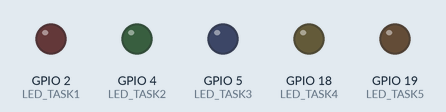
The sketch below on a simulated ESP32. Parts: output pins drawn as LEDs (lit = HIGH). What the sketch prints to the serial monitor is not drawn.

Above: at 0.0 s.
Timing chart, 0 to 41.2 s (numbered marks = the images above):
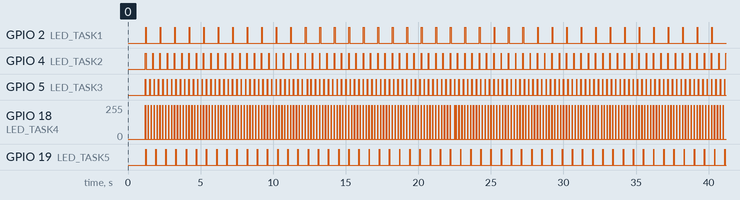

The sketch:

esp32_freertos_wokwi.ino
```cpp
// ========================================
// INCLUDES
// ========================================
#include <Arduino.h>

// ========================================
// CONFIGURAÇÕES
// ========================================

// LEDs (pinos do Wokwi)
#define LED_TASK1 2   // Vermelho
#define LED_TASK2 4   // Verde
#define LED_TASK3 5   // Azul
#define LED_TASK4 18  // Amarelo
#define LED_TASK5 19  // Laranja

// Períodos e tempos de trabalho esperados (ms)
const uint32_t TASK_PERIOD_MS[6] = {0, 1000, 500, 300, 200, 700};
const uint32_t TASK_BASE_WORK_MS[6] = {0, 50, 30, 20, 10, 25};

// Debug e Logging
#define DEBUG_SERIAL true
#define SERIAL_BAUD 115200
#define LOG_EVENTS true

// Tempo de execução para coleta de dados (segundos)
#define RUN_TIME_SEC 60

// ========================================
// ESTRUTURA DE EVENTOS (para análise)
// ========================================
#if LOG_EVENTS
struct EventLog {
  uint32_t timestamp_us;
  uint8_t task_id;
  char event_type;  // 'S' = Start, 'E' = End, 'P' = Preempted
};

const int MAX_EVENTS = 5000;
EventLog events[MAX_EVENTS];
int event_count = 0;
bool logging_enabled = true;

void logEvent(uint8_t task_id, char event_type) {
  if (logging_enabled && event_count < MAX_EVENTS) {
    events[event_count].timestamp_us = micros();
    events[event_count].task_id = task_id;
    events[event_count].event_type = event_type;
    event_count++;
  }
}
#else
void logEvent(uint8_t task_id, char event_type) {}  // No-op
#endif

// ========================================
// HANDLES DAS TAREFAS
// ========================================
TaskHandle_t Task1Handle = NULL;
TaskHandle_t Task2Handle = NULL;
TaskHandle_t Task3Handle = NULL;
TaskHandle_t Task4Handle = NULL;
TaskHandle_t Task5Handle = NULL;

// ========================================
// ESTATÍSTICAS
// ========================================
struct TaskStats {
  uint32_t executions;
  uint32_t total_time_us;
  uint32_t min_time_us;
  uint32_t max_time_us;
};

TaskStats stats[6];  // 0 = não usado, 1-5 = tasks

// ========================================
// PROTÓTIPOS
// ========================================
void Task1(void *pvParameters);
void Task2(void *pvParameters);
void Task3(void *pvParameters);
void Task4(void *pvParameters);
void Task5(void *pvParameters);
void MonitorTask(void *pvParameters);
void updateStats(uint8_t task_id, uint32_t execution_time_us);
void printStatistics();
void printEventLog();
void simulateWork(uint32_t durationMs);

// ========================================
// SETUP
// ========================================
void setup() {
  Serial.begin(SERIAL_BAUD);
  delay(1000);

  Serial.println(F("\n\n╔══════════════════════════════════════════════════════════╗"));
  Serial.println(F("║       PROJETO SOTR - ESP32 + FreeRTOS + Wokwi          ║"));
  Serial.println(F("║       Demonstração de Escalonamento Preemptivo         ║"));
  Serial.println(F("╚══════════════════════════════════════════════════════════╝\n"));

  // Inicializar estatísticas
  for (int i = 1; i <= 5; i++) {
    stats[i].executions = 0;
    stats[i].total_time_us = 0;
    stats[i].min_time_us = UINT32_MAX;
    stats[i].max_time_us = 0;
  }

  // Configurar GPIOs
  pinMode(LED_TASK1, OUTPUT);
  pinMode(LED_TASK2, OUTPUT);
  pinMode(LED_TASK3, OUTPUT);
  pinMode(LED_TASK4, OUTPUT);
  pinMode(LED_TASK5, OUTPUT);

  Serial.println(F("✓ GPIOs configurados"));

  // Informações do sistema
  Serial.println(F("\n─── Informações do Sistema ───"));
  Serial.printf("CPU Frequency: %d MHz\n", getCpuFrequencyMhz());
  Serial.printf("Free Heap: %d bytes\n", ESP.getFreeHeap());
  Serial.printf("Tempo de Coleta: %d segundos\n", RUN_TIME_SEC);

  Serial.println(F("\n─── Configuração das Tarefas ───"));
  Serial.println(F("┌──────┬────────────┬──────────┬──────────────┬─────┐"));
  Serial.println(F("│ Task │ Prioridade │ Período  │ Exec. Tempo  │ LED │"));
  Serial.println(F("├──────┼────────────┼──────────┼──────────────┼─────┤"));
  Serial.printf("│  T1  │  1 (Baixa) │ %4lums   │    ~%2lums     │ 🔴  │\n", TASK_PERIOD_MS[1], TASK_BASE_WORK_MS[1]);
  Serial.printf("│  T2  │  2 (Média) │  %3lums   │    ~%2lums     │ 🟢  │\n", TASK_PERIOD_MS[2], TASK_BASE_WORK_MS[2]);
  Serial.printf("│  T3  │  3 (Alta)  │  %3lums   │    ~%2lums     │ 🔵  │\n", TASK_PERIOD_MS[3], TASK_BASE_WORK_MS[3]);
  Serial.printf("│  T4  │ 4 (Crítica)│  %3lums   │    ~%2lums     │ 🟡  │\n", TASK_PERIOD_MS[4], TASK_BASE_WORK_MS[4]);
  Serial.printf("│  T5  │  2 (Média) │  %3lums   │  %2lu-%2lums(var)│ 🟠  │\n", TASK_PERIOD_MS[5], TASK_BASE_WORK_MS[5], TASK_BASE_WORK_MS[5] + 10);
  Serial.println(F("└──────┴────────────┴──────────┴──────────────┴─────┘\n"));

  // Criar tarefas
  Serial.println(F("─── Criando Tarefas ───"));

  xTaskCreatePinnedToCore(Task1, "Task1_P1", 3072, NULL, 1, &Task1Handle, 0);
  Serial.println(F("✓ Task 1 criada"));

  xTaskCreatePinnedToCore(Task2, "Task2_P2", 3072, NULL, 2, &Task2Handle, 0);
  Serial.println(F("✓ Task 2 criada"));

  xTaskCreatePinnedToCore(Task3, "Task3_P3", 3072, NULL, 3, &Task3Handle, 0);
  Serial.println(F("✓ Task 3 criada"));

  xTaskCreatePinnedToCore(Task4, "Task4_P4", 3072, NULL, 4, &Task4Handle, 0);
  Serial.println(F("✓ Task 4 criada"));

  xTaskCreatePinnedToCore(Task5, "Task5_P2", 3072, NULL, 2, &Task5Handle, 0);
  Serial.println(F("✓ Task 5 criada"));

  // Criar tarefa de monitoramento
  xTaskCreatePinnedToCore(MonitorTask, "Monitor", 4096, NULL, 0, NULL, 0);
  Serial.println(F("✓ Monitor criado"));

  Serial.println(F("\n╔══════════════════════════════════════════════════════════╗"));
  Serial.println(F("║              SISTEMA INICIADO COM SUCESSO               ║"));
  Serial.println(F("║         Monitorando execução das tarefas...            ║"));
  Serial.println(F("╚══════════════════════════════════════════════════════════╝\n"));

  #if LOG_EVENTS
  Serial.println(F("📊 Logging de eventos HABILITADO (CSV será gerado)\n"));
  #endif

  Serial.println(F("Legenda: [T1][T2][T3][T4][T5] | Timestamps em μs\n"));
}

// ========================================
// LOOP (não usado com FreeRTOS)
// ========================================
void loop() {
  vTaskDelay(portMAX_DELAY);
}

// ========================================
// TAREFAS
// ========================================

/**
 * Task 1 - Prioridade 1 (BAIXA)
 * Período: 1000ms | Execução: ~50ms
 */
void Task1(void *pvParameters) {
  const TickType_t xFrequency = pdMS_TO_TICKS(TASK_PERIOD_MS[1]);
  TickType_t xLastWakeTime = xTaskGetTickCount();

  for(;;) {
    uint32_t start_us = micros();

    logEvent(1, 'S');  // START
    digitalWrite(LED_TASK1, HIGH);

    if (DEBUG_SERIAL) {
      Serial.printf("[T1] START | #%lu | %lu μs\n",
                    stats[1].executions + 1, start_us);
    }

    // Simular trabalho (~50ms)
    simulateWork(TASK_BASE_WORK_MS[1]);

    uint32_t end_us = micros();
    uint32_t exec_time = end_us - start_us;

    digitalWrite(LED_TASK1, LOW);
    logEvent(1, 'E');  // END

    updateStats(1, exec_time);

    if (DEBUG_SERIAL) {
      const int32_t expected_us = TASK_BASE_WORK_MS[1] * 1000;
      Serial.printf("[T1] END   | Exec: %.2f ms | Jitter: %+.2f ms\n",
                    exec_time / 1000.0,
                    (int32_t)(exec_time - expected_us) / 1000.0);
    }

    vTaskDelayUntil(&xLastWakeTime, xFrequency);
  }
}

/**
 * Task 2 - Prioridade 2 (MÉDIA)
 * Período: 500ms | Execução: ~30ms
 */
void Task2(void *pvParameters) {
  const TickType_t xFrequency = pdMS_TO_TICKS(TASK_PERIOD_MS[2]);
  TickType_t xLastWakeTime = xTaskGetTickCount();

  for(;;) {
    uint32_t start_us = micros();

    logEvent(2, 'S');
    digitalWrite(LED_TASK2, HIGH);

    if (DEBUG_SERIAL) {
      Serial.printf("  [T2] START | #%lu | %lu μs\n",
                    stats[2].executions + 1, start_us);
    }

    simulateWork(TASK_BASE_WORK_MS[2]);

    uint32_t end_us = micros();
    uint32_t exec_time = end_us - start_us;

    digitalWrite(LED_TASK2, LOW);
    logEvent(2, 'E');

    updateStats(2, exec_time);

    if (DEBUG_SERIAL) {
      const int32_t expected_us = TASK_BASE_WORK_MS[2] * 1000;
      Serial.printf("  [T2] END   | Exec: %.2f ms | Jitter: %+.2f ms\n",
                    exec_time / 1000.0,
                    (int32_t)(exec_time - expected_us) / 1000.0);
    }

    vTaskDelayUntil(&xLastWakeTime, xFrequency);
  }
}

/**
 * Task 3 - Prioridade 3 (ALTA)
 * Período: 300ms | Execução: ~20ms
 */
void Task3(void *pvParameters) {
  const TickType_t xFrequency = pdMS_TO_TICKS(TASK_PERIOD_MS[3]);
  TickType_t xLastWakeTime = xTaskGetTickCount();

  for(;;) {
    uint32_t start_us = micros();

    logEvent(3, 'S');
    digitalWrite(LED_TASK3, HIGH);

    if (DEBUG_SERIAL) {
      Serial.printf("    [T3] START | #%lu | %lu μs\n",
                    stats[3].executions + 1, start_us);
    }

    simulateWork(TASK_BASE_WORK_MS[3]);

    uint32_t end_us = micros();
    uint32_t exec_time = end_us - start_us;

    digitalWrite(LED_TASK3, LOW);
    logEvent(3, 'E');

    updateStats(3, exec_time);

    if (DEBUG_SERIAL) {
      const int32_t expected_us = TASK_BASE_WORK_MS[3] * 1000;
      Serial.printf("    [T3] END   | Exec: %.2f ms | Jitter: %+.2f ms\n",
                    exec_time / 1000.0,
                    (int32_t)(exec_time - expected_us) / 1000.0);
    }

    vTaskDelayUntil(&xLastWakeTime, xFrequency);
  }
}

/**
 * Task 4 - Prioridade 4 (CRÍTICA)
 * Período: 200ms | Execução: ~10ms
 */
void Task4(void *pvParameters) {
  const TickType_t xFrequency = pdMS_TO_TICKS(TASK_PERIOD_MS[4]);
  TickType_t xLastWakeTime = xTaskGetTickCount();

  for(;;) {
    uint32_t start_us = micros();

    logEvent(4, 'S');
    digitalWrite(LED_TASK4, HIGH);

    if (DEBUG_SERIAL) {
      Serial.printf("      [T4] START | #%lu | %lu μs ⚡ CRITICAL\n",
                    stats[4].executions + 1, start_us);
    }

    simulateWork(TASK_BASE_WORK_MS[4]);

    uint32_t end_us = micros();
    uint32_t exec_time = end_us - start_us;

    digitalWrite(LED_TASK4, LOW);
    logEvent(4, 'E');

    updateStats(4, exec_time);

    if (DEBUG_SERIAL) {
      const int32_t expected_us = TASK_BASE_WORK_MS[4] * 1000;
      Serial.printf("      [T4] END   | Exec: %.2f ms | Jitter: %+.2f ms\n",
                    exec_time / 1000.0,
                    (int32_t)(exec_time - expected_us) / 1000.0);
    }

    vTaskDelayUntil(&xLastWakeTime, xFrequency);
  }
}

/**
 * Task 5 - Prioridade 2 (MÉDIA) - VARIÁVEL
 * Período: 700ms | Execução: 25-35ms (variável)
 */
void Task5(void *pvParameters) {
  const TickType_t xFrequency = pdMS_TO_TICKS(TASK_PERIOD_MS[5]);
  TickType_t xLastWakeTime = xTaskGetTickCount();

  for(;;) {
    uint32_t start_us = micros();

    // Tempo variável para demonstrar jitter
    uint32_t work_time = TASK_BASE_WORK_MS[5] + ((stats[5].executions % 10) + 1);

    logEvent(5, 'S');
    digitalWrite(LED_TASK5, HIGH);

    if (DEBUG_SERIAL) {
      Serial.printf("  [T5] START | #%lu | %lu μs | Work: %lu ms\n",
                    stats[5].executions + 1, start_us, work_time);
    }

    simulateWork(work_time);

    uint32_t end_us = micros();
    uint32_t exec_time = end_us - start_us;

    digitalWrite(LED_TASK5, LOW);
    logEvent(5, 'E');

    updateStats(5, exec_time);

    if (DEBUG_SERIAL) {
      const int32_t expected_us = work_time * 1000;
      Serial.printf("  [T5] END   | Exec: %.2f ms | Jitter: %+.2f ms 🔀 VARIABLE\n",
                    exec_time / 1000.0,
                    (int32_t)(exec_time - expected_us) / 1000.0);
    }

    vTaskDelayUntil(&xLastWakeTime, xFrequency);
  }
}

/**
 * Monitor Task - Imprime estatísticas periodicamente
 * Prioridade: 0 (mais baixa)
 */
void MonitorTask(void *pvParameters) {
  uint32_t start_time = millis();
  bool final_stats_printed = false;

  for(;;) {
    uint32_t elapsed_sec = (millis() - start_time) / 1000;

    // A cada 10 segundos, imprimir estatísticas
    if (elapsed_sec > 0 && elapsed_sec % 10 == 0) {
      vTaskDelay(pdMS_TO_TICKS(1000));  // Evitar múltiplas impressões
      printStatistics();
    }

    // Após RUN_TIME_SEC, desabilitar logging e imprimir CSV
    if (elapsed_sec >= RUN_TIME_SEC && !final_stats_printed) {
      logging_enabled = false;

      Serial.println(F("\n\n╔══════════════════════════════════════════════════════════╗"));
      Serial.println(F("║           COLETA DE DADOS CONCLUÍDA                     ║"));
      Serial.println(F("╚══════════════════════════════════════════════════════════╝\n"));

      printStatistics();

      #if LOG_EVENTS
      printEventLog();
      #endif

      final_stats_printed = true;

      Serial.println(F("\n📊 Copie o CSV acima para análise no Python/Excel\n"));
    }

    vTaskDelay(pdMS_TO_TICKS(1000));
  }
}

// ========================================
// FUNÇÕES AUXILIARES
// ========================================

void simulateWork(uint32_t durationMs) {
  uint32_t start = millis();
  volatile uint32_t counter = 0;

  while (millis() - start < durationMs) {
    counter++;
    if (counter % 1000 == 0) {
      asm volatile ("nop");
    }
  }
}

void updateStats(uint8_t task_id, uint32_t execution_time_us) {
  stats[task_id].executions++;
  stats[task_id].total_time_us += execution_time_us;

  if (execution_time_us < stats[task_id].min_time_us) {
    stats[task_id].min_time_us = execution_time_us;
  }

  if (execution_time_us > stats[task_id].max_time_us) {
    stats[task_id].max_time_us = execution_time_us;
  }
}

void printStatistics() {
  Serial.println(F("\n╔══════════════════════════════════════════════════════════════╗"));
  Serial.println(F("║                  ESTATÍSTICAS DO SISTEMA                     ║"));
  Serial.println(F("╚══════════════════════════════════════════════════════════════╝"));

  Serial.printf("\nUptime: %.1f segundos | Free Heap: %d bytes\n\n",
                millis() / 1000.0, ESP.getFreeHeap());

  Serial.println(F("┌──────┬───────────┬──────────┬──────────┬──────────┬─────────┐"));
  Serial.println(F("│ Task │ Execuções │ Média(ms)│ Min (ms) │ Max (ms) │Jitter(ms)│"));
  Serial.println(F("├──────┼───────────┼──────────┼──────────┼──────────┼──────────┤"));

  for (int i = 1; i <= 5; i++) {
    if (stats[i].executions > 0) {
      float avg = stats[i].total_time_us / stats[i].executions / 1000.0;
      float min_time = stats[i].min_time_us / 1000.0;
      float max_time = stats[i].max_time_us / 1000.0;
      float jitter = max_time - min_time;

      Serial.printf("│  T%d  │   %5lu   │  %6.2f  │  %6.2f  │  %6.2f  │  %6.2f  │\n",
                    i, stats[i].executions, avg, min_time, max_time, jitter);
    }
  }

  Serial.println(F("└──────┴───────────┴──────────┴──────────┴──────────┴──────────┘\n"));
}

#if LOG_EVENTS
void printEventLog() {
  Serial.println(F("\n╔══════════════════════════════════════════════════════════════╗"));
  Serial.println(F("║                   EVENT LOG (CSV FORMAT)                     ║"));
  Serial.println(F("╚══════════════════════════════════════════════════════════════╝\n"));

  Serial.println(F("Timestamp_us,Task,Event"));

  for (int i = 0; i < event_count; i++) {
    Serial.print(events[i].timestamp_us);
    Serial.print(",");
    Serial.print(events[i].task_id);
    Serial.print(",");
    Serial.println(events[i].event_type);
  }

  Serial.printf("\n✓ Total de %d eventos registrados\n", event_count);
}
#endif
```

Measured:
- by itself, GPIO 2 (LED_TASK1): alternates HIGH for 0.05 s and LOW for 0.95 s
- by itself, GPIO 4 (LED_TASK2): alternates HIGH for 0.03 s and LOW for 0.47 s
- by itself, GPIO 5 (LED_TASK3): moves between LOW and HIGH, repeating every 3.0 s
- by itself, GPIO 18 (LED_TASK4): moves between 0/255 and 255/255, repeating every 4.8 s
- by itself, GPIO 19 (LED_TASK5): alternates HIGH for 0.03 s and LOW for 0.67 s
